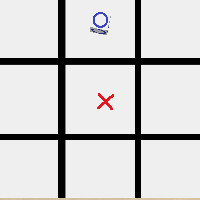
#> input picture board_identify/rgbtest.png, 200 x 200 px
$ python board.py   (older library calls are emulated)
#> lines starting #> are read from the running program, lines starting #| are printed output that depends on the picture; after the words box and inside, x2 and y2 are one past the last pixel; in counts of white or black regions, pixels touching at a corner belong together
import numpy as np
import cv2

#create a 2d array to hold the gamestate
gamestate = [["-","-","-"],["-","-","-"],["-","-","-"]]

#kernel used for noise removal
kernel =  np.ones((7,7),np.uint8)
# Load a color image
img = cv2.imread('rgbtest.png')
#> img is the input picture: shape (200, 200, 3); mean B, G, R 207, 207, 207.7
# get the image width and height
img_width = img.shape[0]
#> img_width = 200
img_height = img.shape[1]
#> img_height = 200

# turn into grayscale
img_g =  cv2.cvtColor(img, cv2.COLOR_BGR2GRAY)
# turn into thresholded binary
ret,thresh1 = cv2.threshold(img_g,127,255,cv2.THRESH_BINARY)
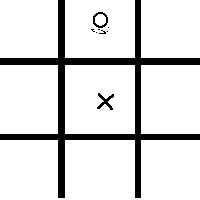
#> thresh1: shape (200, 200); 86.9% white; 9 black regions (6 under 20 px), largest, box (x1, y1, x2, y2) and area: (0, 0, 200, 198) 5005, (97, 93, 114, 110) 112, (93, 12, 108, 28) 88
#remove noise from binary
thresh1 = cv2.morphologyEx(thresh1, cv2.MORPH_OPEN, kernel)
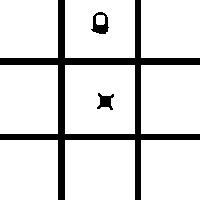
#> thresh1: shape (200, 200); 86.5% white; 3 black regions

#find and draw contours. RETR_EXTERNAL retrieves only the extreme outer contours
im2, contours, hierarchy = cv2.findContours(thresh1, cv2.RETR_EXTERNAL, cv2.CHAIN_APPROX_SIMPLE)
#> contours = 9 contours; largest, box (x1, y1, x2, y2) and area: (65, 65, 135, 134) 4692, (65, 140, 135, 200) 4071, (141, 65, 200, 134) 3944, (65, 0, 135, 58) 3933, (0, 65, 58, 134) 3876
cv2.drawContours(img, contours, -1, (0,255,0), 15)
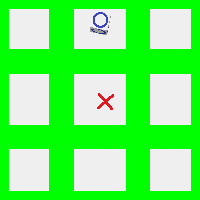
#> img: shape (200, 200, 3); mean B, G, R 104.8, 246.7, 105

tileCount = 0
for cnt in contours:
        # ignore small contours that are not tiles
        if cv2.contourArea(cnt) > 200000:
                tileCount = tileCount+1
                # use boundingrect to get coordinates of tile
                x,y,w,h = cv2.boundingRect(cnt)
                # create new image from binary, for further analysis. Trim off the edge that has a line
                tile = thresh1[x+40:x+w-80,y+40:y+h-80]
                # create new image from main image, so we can draw the contours easily
                imgTile = img[x+40:x+w-80,y+40:y+h-80]

                #determine the array indexes of the tile
                tileX = round((x/img_width)*3)
                tileY = round((y/img_height)*3)

                # find contours in the tile image. RETR_TREE retrieves all of the contours and reconstructs a full hierarchy of nested contours.
                im2, c, hierarchy = cv2.findContours(tile, cv2.RETR_TREE , cv2.CHAIN_APPROX_SIMPLE)
                for ct in c:
                        # to prevent the tile finding itself as contour
                        if cv2.contourArea(ct) < 180000:
                                cv2.drawContours(imgTile, [ct], -1, (255,0,0), 15)
                                #calculate the solitity
                                area = cv2.contourArea(ct)
                                hull = cv2.convexHull(ct)
                                hull_area = cv2.contourArea(hull)
                                solidity = float(area)/hull_area

                                # fill the gamestate with the right sign
                                if(solidity > 0.5):
                                        gamestate[tileX][tileY] = "O"
                                else:
                                        gamestate[tileX][tileY] = "X"
                # put a number in the tile
                cv2.putText(img, str(tileCount), (x+200,y+300), cv2.FONT_HERSHEY_SIMPLEX, 10, (0,0,255), 20)
#> this loop made 9 passes
#> cnt on passes 1 to 9: [[141, 140], [141, 199], [199, 199], [199, 140]], [[65, 140], [65, 199], [134, 199], [134, 140]], [[0, 140], [0, 199], [57, 199], [57, 140]], [[141, 65], [141, 133], [199, 133], [199, 65]], [[65, 65], [65, 133], [134, 133], [134, 65]], [[0, 65], [0, 133], [57, 133], [57, 65]], [[141, 0], [141, 57], [199, 57], [199, 0]], [[65, 0], [65, 57], [134, 57], [134, 0]], [[0, 0], [0, 57], [57, 57], [57, 0]]
#> after the loop, gamestate = [['-', '-', '-'], ['-', '-', '-'], ['-', '-', '-']]; tileCount = 0

#print the gamestate
print("Gamestate:")
for line in gamestate:
        linetxt = ""
        for cel in line:
                linetxt = linetxt + "|" + cel
        print(linetxt)
#> this loop made 3 passes

# resize final image
res = cv2.resize(img,None,fx=0.2, fy=0.2, interpolation = cv2.INTER_CUBIC)
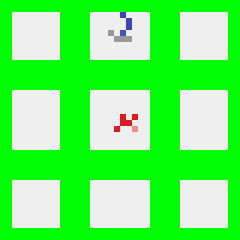
#> res: shape (40, 40, 3) (shown 6 times larger); mean B, G, R 99.9, 246.9, 100.3

# display image and release resources when key is pressed
cv2.imshow('image1',res)
cv2.waitKey(0)
cv2.destroyAllWindows()
